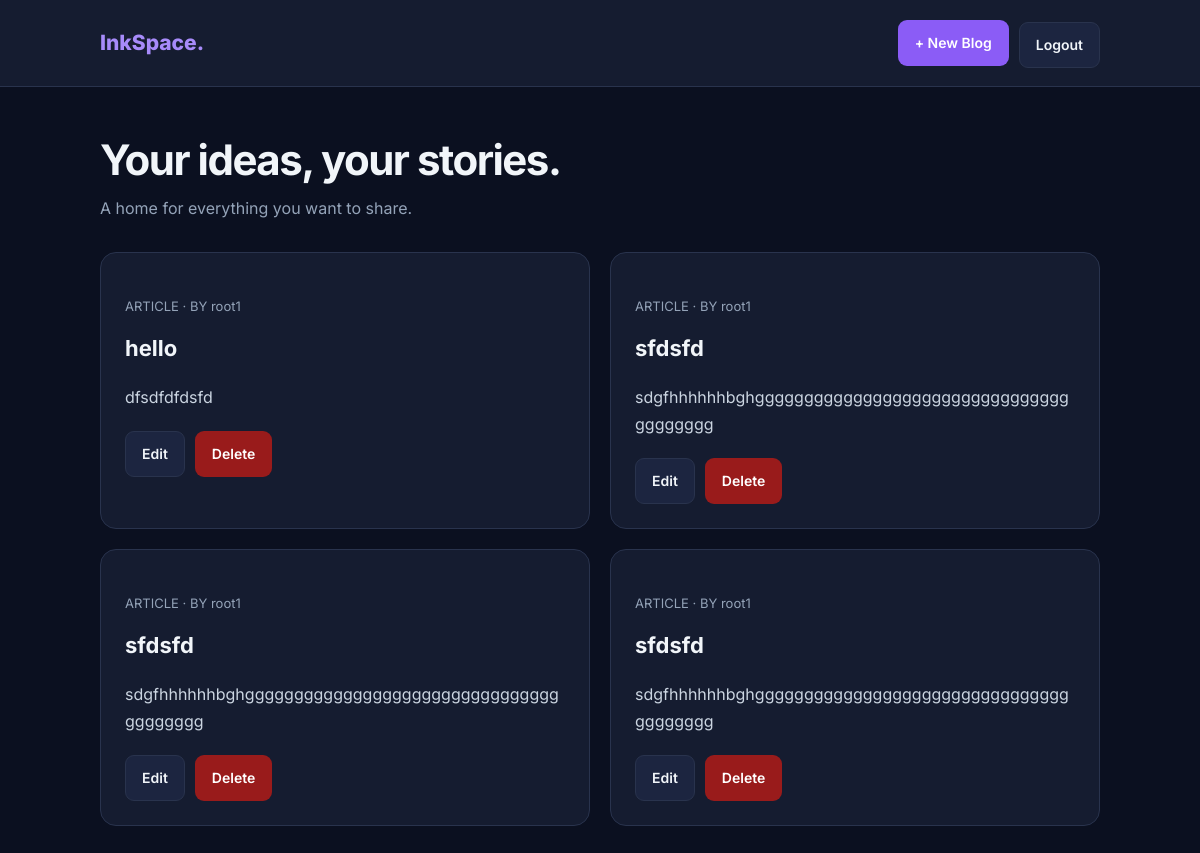
/Blog_list/ (signed in), run on an earlier commit of the app's database.
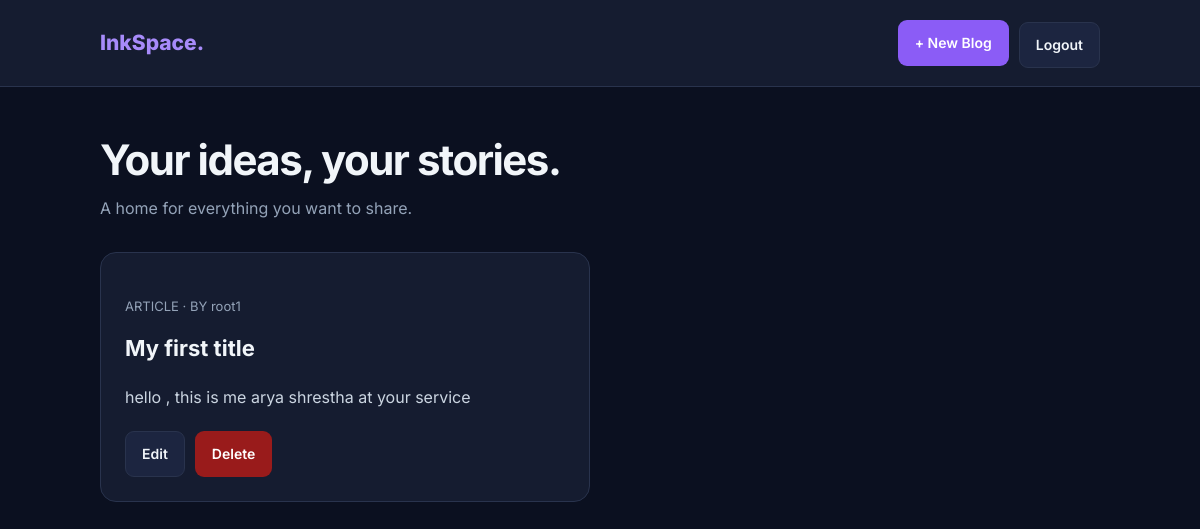
And on a later commit of the database.
### app/models.py (models this page shows, shortened)
class Blog(models.Model):
    user = models.ForeignKey(User,on_delete=models.CASCADE)
    author = models.CharField(max_length=100)
    title = models.CharField(max_length=100)
    description = models.TextField(max_length=1000)

class User(AbstractUser):
    email = models.EmailField(unique=True)

### app/views.py (the view)
# urls.py: path('Blog_list/',Blog_list,name='Blog_list'),
@login_required
def Blog_list(request):
    blog = Blog.objects.select_related(
        'user'
    ). order_by('-id')
    return render(
        request,'Blog_list.html',{'blog':blog}
    )

### app/templates/Blog_list.html (shortened to what this page needs)
{% load static %}
<!DOCTYPE html>
<html lang="en">
<head>
    <link rel="stylesheet" href="{% static 'css/style.css' %}">
</head>
<body>
<nav class="navbar">
    <div class="nav-inner">
        <a class="logo" href="{% url 'Blog_list' %}">Ink<span>Space.</span></a>
        <div class="actions" style="margin:0">
            <a class="btn" href="{% url 'create_blog' %}">+ New Blog</a>
            <form method="POST" action="{% url 'logout' %}">
                <button class="btn btn-secondary" type="submit">Logout</button>
            </form>
        </div>
    </div>
</nav>
<main class="container">
    <h1>Your ideas, your stories.</h1>
    <p class="subtitle">A home for everything you want to share.</p>
    {% if blog %}
    <div class="blog-grid">
        {% for item in blog %}
        <article class="blog-card">
            <p class="author">ARTICLE · BY {{ item.user.username }}</p>
            <h2>{{ item.title }}</h2>
            <p class="blog-description">{{ item.description }}</p>
            <div class="actions">
                <a class="btn btn-secondary"
                   href="{% url 'edit_blog' item.id %}">Edit</a>
                <a class="btn btn-danger"
                   href="{% url 'delete_blog' item.id %}">Delete</a>
            </div>
        </article>
        {% endfor %}
    </div>
    {% else %}
    <div class="empty-state">
        <h2>Your story starts here.</h2>
        <p>You haven't published a blog yet.</p>
        <a class="btn" href="{% url 'create_blog' %}">Write your first blog</a>
    </div>
    {% endif %}
</main>
</body>
</html>

### app/static/css/style.css (style rules this page uses)
:root { --bg: #0b1020; --surface: #151c30; --surface-light: #1c2540; --text: #f1f5f9; --muted: #94a3b8; --primary: #8b5cf6; --primary-hover: #7c3aed; --border: #29334d; --danger: #ef4444; }
* { box-sizing: border-box; }
body { margin: 0; min-height: 100vh; background: var(--bg); color: var(--text); font-family: 'Inter', sans-serif; line-height: 1.7; }
.container { width: min(100% - 40px, 1000px); margin: 0 auto; padding: 48px 0; }
.navbar { background: var(--surface); border-bottom: 1px solid var(--border); padding: 18px 0; }
.nav-inner { width: min(100% - 40px, 1000px); margin: auto; display: flex; align-items: center; justify-content: space-between; gap: 16px; }
.logo { color: var(--text); font-size: 21px; font-weight: 800; text-decoration: none; }
.logo span { color: #a78bfa; }
h1 { font-size: clamp(30px, 5vw, 42px); line-height: 1.2; letter-spacing: -1.5px; margin: 0 0 10px; }
.subtitle { color: var(--muted); margin: 0 0 30px; }
.blog-grid { display: grid; grid-template-columns: repeat(2, minmax(0, 1fr)); gap: 20px; margin-top: 28px; }
.blog-card { background: var(--surface); border: 1px solid var(--border); border-radius: 16px; padding: 24px; transition: transform .2s, border-color .2s; }
.blog-card h2 { font-size: 22px; margin: 0 0 10px; overflow-wrap: anywhere; }
.blog-description { color: #cbd5e1; overflow-wrap: anywhere; white-space: pre-wrap; }
.author { color: var(--muted); font-size: 13px; margin-top: 18px; }
.actions { display: flex; align-items: center; gap: 10px; margin-top: 20px; }
.btn { display: inline-flex; align-items: center; justify-content: center; padding: 10px 16px; border: 1px solid transparent; border-radius: 9px; background: var(--primary); color: white; font: inherit; font-size: 14px; font-weight: 600; text-decoration: none; cursor: pointer; transition: background .2s, transform .2s; }
.btn-secondary { background: var(--surface-light); border-color: var(--border); color: var(--text); }
.btn-danger { background: #991b1b; }
a:not(.btn) { color: #a78bfa; text-decoration: none; }
form .btn { margin-top: 4px; }

What changed in the data, as far as the page shows it:
removed Blog: user.username "root1", title "sfdsfd", description "sdgfhhhhhhbghgggggggggggggggggggggggggggggggggggggggg"
removed Blog: user.username "root1", title "sfdsfd", description "sdgfhhhhhhbghgggggggggggggggggggggggggggggggggggggggg"
removed Blog: user.username "root1", title "sfdsfd", description "sdgfhhhhhhbghgggggggggggggggggggggggggggggggggggggggg"
changed Blog "root1": title "hello" → "My first title"; description "dfsdfdfdsfd" → "hello , this is me arya shrestha at your service"
